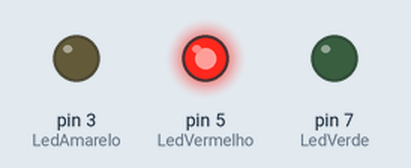
Simulated run of this sketch. Board: Arduino Uno, built with avr-gcc and run on an emulated ATmega328P. On the bench: output pins drawn as LEDs (lit = HIGH).

Above: at 1.0 s.
At 4.5 s:
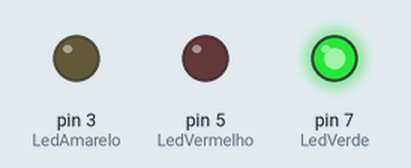
At 8.5 s:
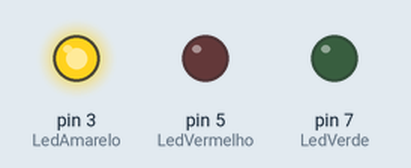
Timing chart, 0 to 13.0 s (numbered marks = the images above):
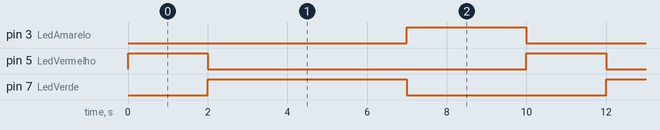

Measured:
- by itself, pin 3 (LedAmarelo): alternates HIGH for 3.0 s and LOW for 7.0 s
- by itself, pin 5 (LedVermelho): alternates HIGH for 2.0 s and LOW for 8.0 s
- by itself, pin 7 (LedVerde): alternates HIGH for 5.0 s and LOW for 5.0 s

The sketch:

arduino_semaforo.ino
```cpp
// Ligar Led

int LedVermelho = 5, LedVerde = 7, LedAmarelo = 3;


void setup(){
	pinMode(LedVermelho, OUTPUT);
  	pinMode(LedVerde, OUTPUT);
 	 pinMode(LedAmarelo, OUTPUT);
}
void loop(){
	digitalWrite(LedVermelho, HIGH);
  	delay(2000);
    digitalWrite(LedVermelho, LOW);


  	digitalWrite(LedVerde, HIGH);
  	delay(5000);
    digitalWrite(LedVerde, LOW);


  	digitalWrite(LedAmarelo, HIGH);
  	delay(3000);
    digitalWrite(LedAmarelo, LOW);

}
```
